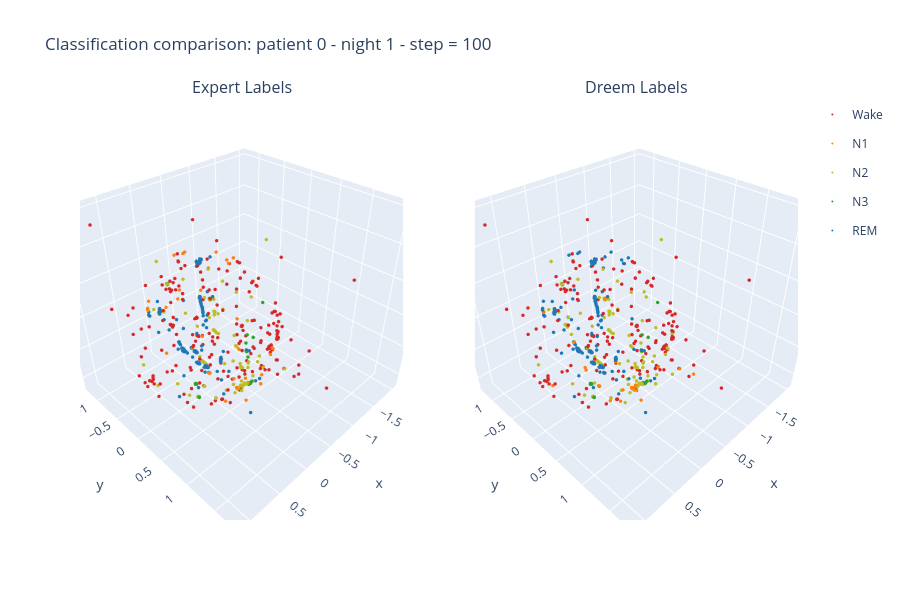

Notebook code cell kept with this figure:
### Markdown cell above
### Distribución de la acelerometria en 3D

Se muestra un grafico en 3D de la acerometria del paciente 0 en la noche 1 para analizar la distribución de los datos en función de los labels sobre cada clasficador.

### Code cell
# EDA.plot_motion_comparison_3d(patient=0, night=1, step=100)

### Figure 1 — Plotly figure (JSON) as saved in the notebook; plotly's stock layout.template omitted (floating-point values rounded to 4 significant figures; data arrays with more than 128 entries replaced by an {"elided": "..."} marker saying what was removed)
{"data": [{"legendgroup": "Wake", "marker": {"color": "#d62728", "size": 2}, "mode": "markers", "name": "Wake", "scene": "scene", "type": "scatter3d", "x": {"elided": "539 float values"}, "y": {"elided": "539 float values"}, "z": {"elided": "539 float values"}}, {"legendgroup": "Wake", "marker": {"color": "#d62728", "size": 2}, "mode": "markers", "name": "Wake", "scene": "scene2", "showlegend": false, "type": "scatter3d", "x": {"elided": "538 float values"}, "y": {"elided": "538 float values"}, "z": {"elided": "538 float values"}}, {"legendgroup": "N1", "marker": {"color": "#ff7f0e", "size": 2}, "mode": "markers", "name": "N1", "scene": "scene", "type": "scatter3d", "x": {"elided": "464 float values"}, "y": {"elided": "464 float values"}, "z": {"elided": "464 float values"}}, {"legendgroup": "N1", "marker": {"color": "#ff7f0e", "size": 2}, "mode": "markers", "name": "N1", "scene": "scene2", "showlegend": false, "type": "scatter3d", "x": {"elided": "388 float values"}, "y": {"elided": "388 float values"}, "z": {"elided": "388 float values"}}, {"legendgroup": "N2", "marker": {"color": "#bcbd22", "size": 2}, "mode": "markers", "name": "N2", "scene": "scene", "type": "scatter3d", "x": {"elided": "5188 float values"}, "y": {"elided": "5188 float values"}, "z": {"elided": "5188 float values"}}, {"legendgroup": "N2", "marker": {"color": "#bcbd22", "size": 2}, "mode": "markers", "name": "N2", "scene": "scene2", "showlegend": false, "type": "scatter3d", "x": {"elided": "5220 float values"}, "y": {"elided": "5220 float values"}, "z": {"elided": "5220 float values"}}, {"legendgroup": "N3", "marker": {"color": "#2ca02c", "size": 2}, "mode": "markers", "name": "N3", "scene": "scene", "type": "scatter3d", "x": {"elided": "4083 float values"}, "y": {"elided": "4083 float values"}, "z": {"elided": "4083 float values"}}, {"legendgroup": "N3", "marker": {"color": "#2ca02c", "size": 2}, "mode": "markers", "name": "N3", "scene": "scene2", "showlegend": false, "type": "scatter3d", "x": {"elided": "3934 float values"}, "y": {"elided": "3934 float values"}, "z": {"elided": "3934 float values"}}, {"legendgroup": "REM", "marker": {"color": "#1f77b4", "size": 2}, "mode": "markers", "name": "REM", "scene": "scene", "type": "scatter3d", "x": {"elided": "3710 float values"}, "y": {"elided": "3710 float values"}, "z": {"elided": "3710 float values"}}, {"legendgroup": "REM", "marker": {"color": "#1f77b4", "size": 2}, "mode": "markers", "name": "REM", "scene": "scene2", "showlegend": false, "type": "scatter3d", "x": {"elided": "3904 float values"}, "y": {"elided": "3904 float values"}, "z": {"elided": "3904 float values"}}], "layout": {"annotations": [{"font": {"size": 16}, "showarrow": false, "text": "Expert Labels", "x": 0.225, "xanchor": "center", "xref": "paper", "y": 1, "yanchor": "bottom", "yref": "paper"}, {"font": {"size": 16}, "showarrow": false, "text": "Dreem Labels", "x": 0.775, "xanchor": "center", "xref": "paper", "y": 1, "yanchor": "bottom", "yref": "paper"}], "height": 600, "scene": {"domain": {"x": [0, 0.45], "y": [0, 1]}}, "scene2": {"domain": {"x": [0.55, 1], "y": [0, 1]}}, "title": {"text": "Classification comparison: patient 0 - night 1 - step = 100"}}}
